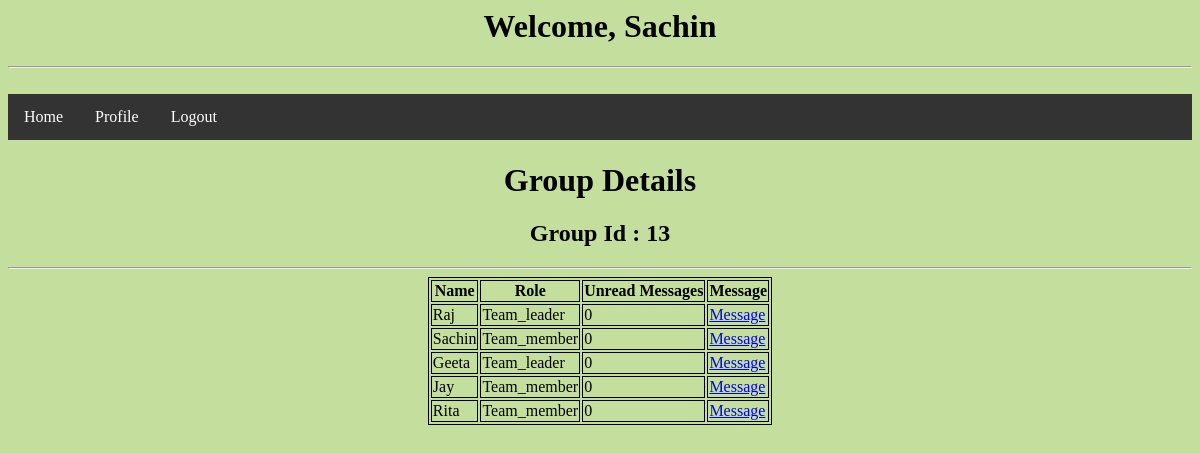
The page /group_details.php (signed in) on the database its author committed.
### tables this page shows
CREATE TABLE `user` (
  `user_id` int(11) NOT NULL,
  `Username` varchar(120) NOT NULL,
  `Password` varchar(120) NOT NULL,
  `Security_Question` varchar(120) NOT NULL,
  `Answer` varchar(120) NOT NULL,
  `group_id` int(11) NOT NULL,
  `Role` varchar(240) NOT NULL
);

### group_details.php (the view, shortened to what this page needs)
<?php
require_once('pdo.php');
?>
<?php
  $sql = 'select * from user where group_id=:group_id';
  $stmt = $pdo->prepare($sql);
  $stmt->execute(array(
    ':group_id' => $_SESSION['group_id']
  ));
  $rows = $stmt->fetchAll(PDO::FETCH_ASSOC);
?>
<html>
    <head>
      <link href='style_file_1.css' rel="stylesheet">
    </head>
    <body style="background-color:#C4DF9D;">
          <div style='background-color:#C4DF9D;'class="card">
              <div class="card-body">
                  <center><h1>Welcome, <?=$_SESSION['username']?></h1></center>
              </div>
          </div>
          <hr>
          <br>
          <ul>
              <li>
                  <a  aria-current="page" href="home.php">Home</a>
              </li>
              <li>
                  <a  aria-current="page" href="profile.php">Profile</a>
              </li>
              <li>
                  <a  aria-current="page" href="logout.php">Logout</a>
              </li>
          </ul>
          <center>
          <h1>Group Details</h1>
          <h2>Group Id : <?=$_SESSION['group_id']?></h2>
          <hr>
          <div>
                <table>
                  <tr>
                    <th>Name</th><th>Role</th><th>Unread Messages</th><th>Message</th>
                  </tr>
                      <?php
                        foreach($rows as $row){
                          echo "<tr>";
                          echo "<td>".$row['Username']."</td>";
                          echo "<td>".$row['Role']."</td>";
                          $sql = 'select count(*) from messages where sender=:sender and receiver=:receiver and status=0';
                          $stmt = $pdo->prepare($sql);
                          $stmt->execute(array(
                            ':sender' => $row['user_id'],
                            ':receiver' => $_SESSION['user_id']
                          ));
                          $unread_m = $stmt->fetchAll(PDO::FETCH_ASSOC);
                          echo "<td>".$unread_m[0]['count(*)']."</td>";
                          echo("<td><a href='messages.php?user_id=".$row['user_id']."'>");
                          echo("Message</a></td>");
                          echo "</tr>";
                        }
                      ?>
                </table>
          </div>
          <br>
          </center>
    </body>
</html>

### style_file_1.css (style rules this page uses)
ul { list-style-type: none; margin: 0; padding: 0; overflow: hidden; background-color: #333; }
li { float: left; }
li a { display: block; color: white; text-align: center; padding: 14px 16px; text-decoration: none; }

### group_details.php (style rules this page uses)
table, th, td { border:1px solid black; }

### rows shown on the page
user: Username "Raj", Role "Team_leader", count "0"
user: Username "Sachin", Role "Team_member", count "0"
user: Username "Geeta", Role "Team_leader", count "0"
user: Username "Jay", Role "Team_member", count "0"
user: Username "Rita", Role "Team_member", count "0"

### other values the page prints
$_SESSION['username'] "Sachin"
$_SESSION['group_id'] "13"
